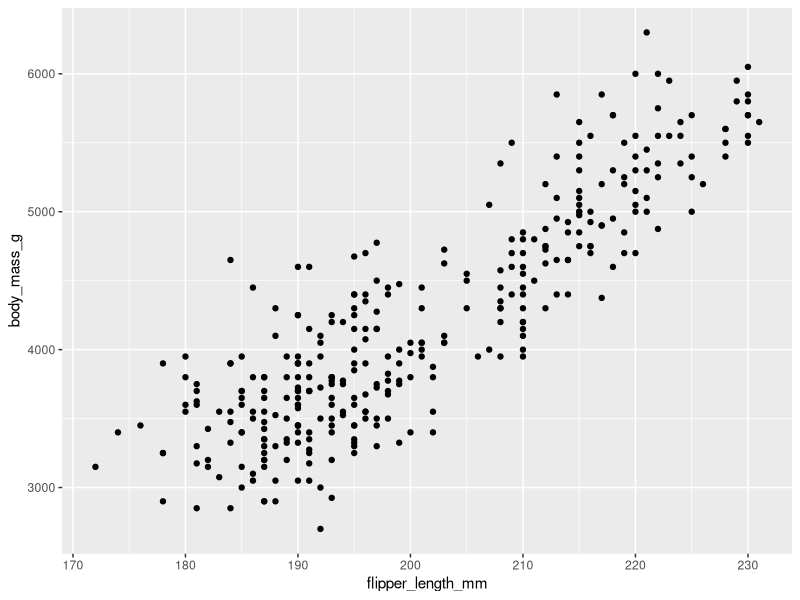
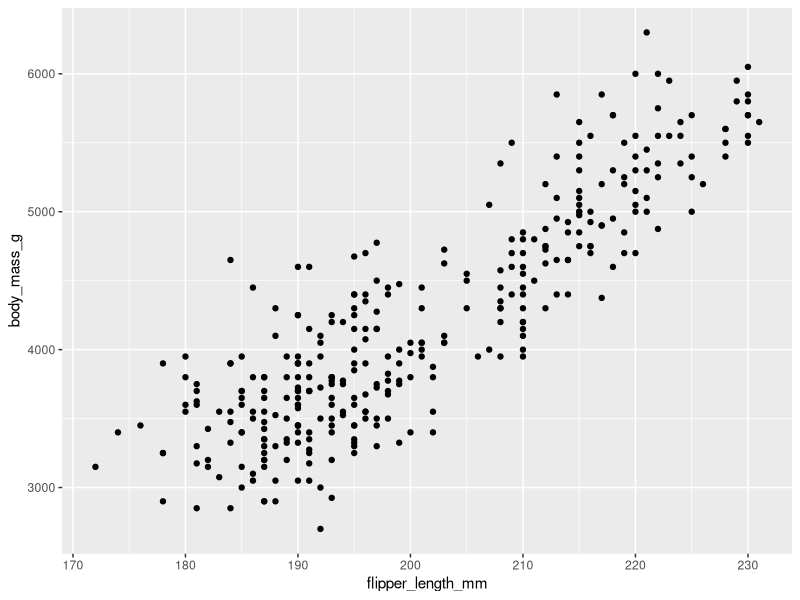
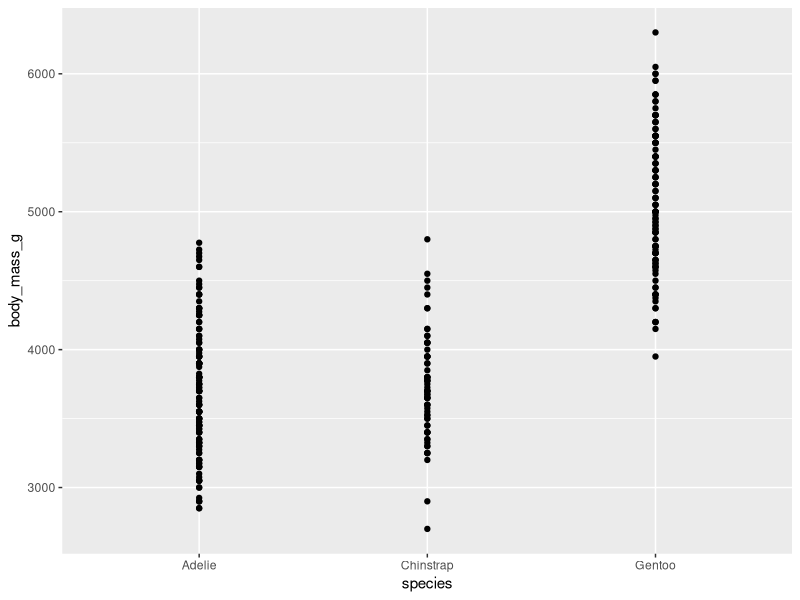
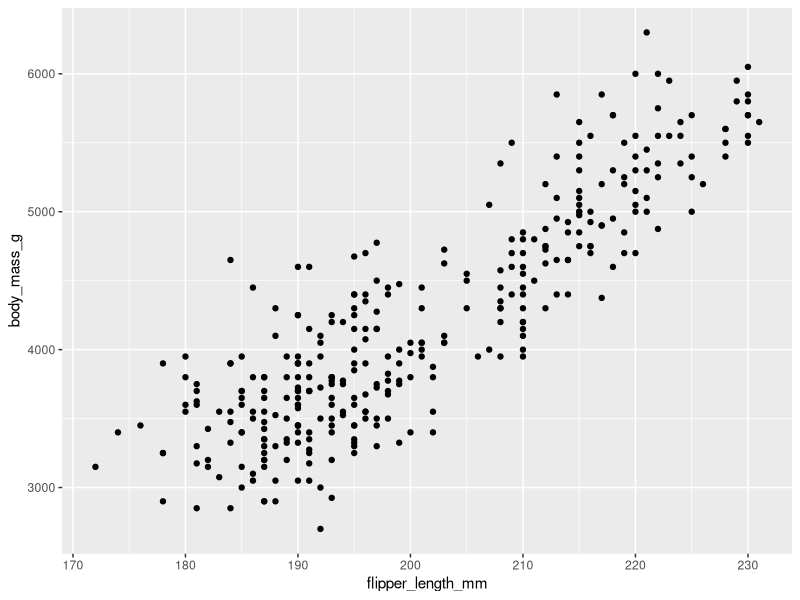
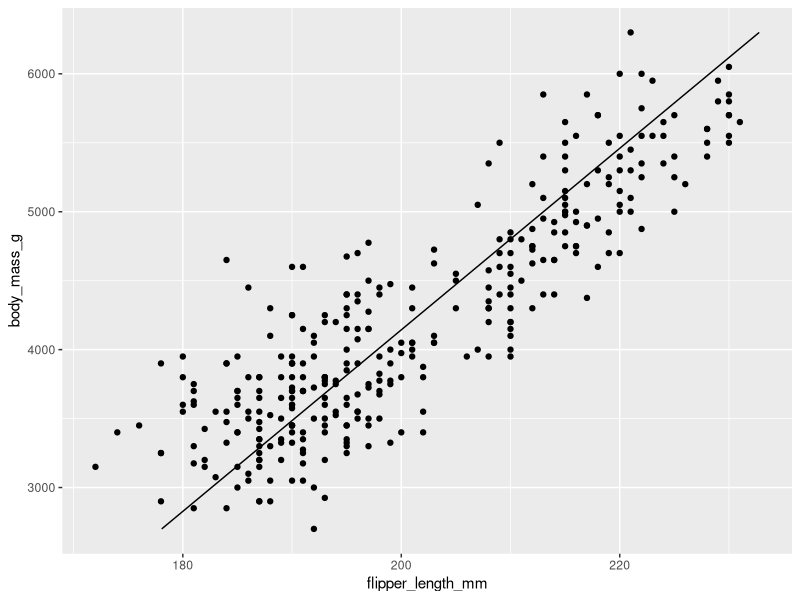
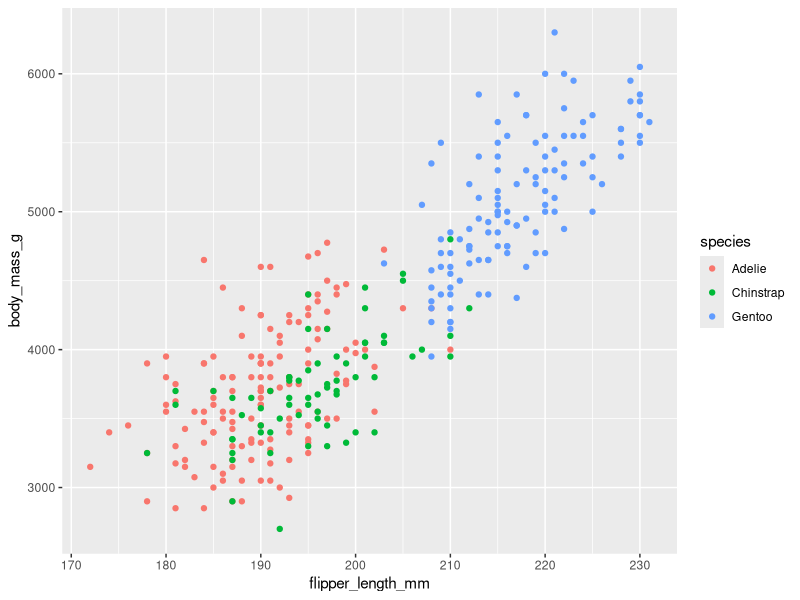
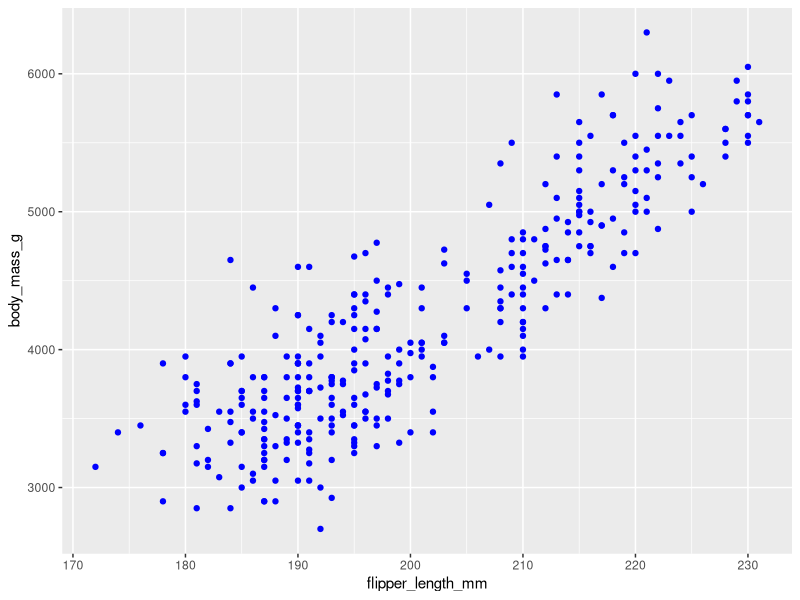
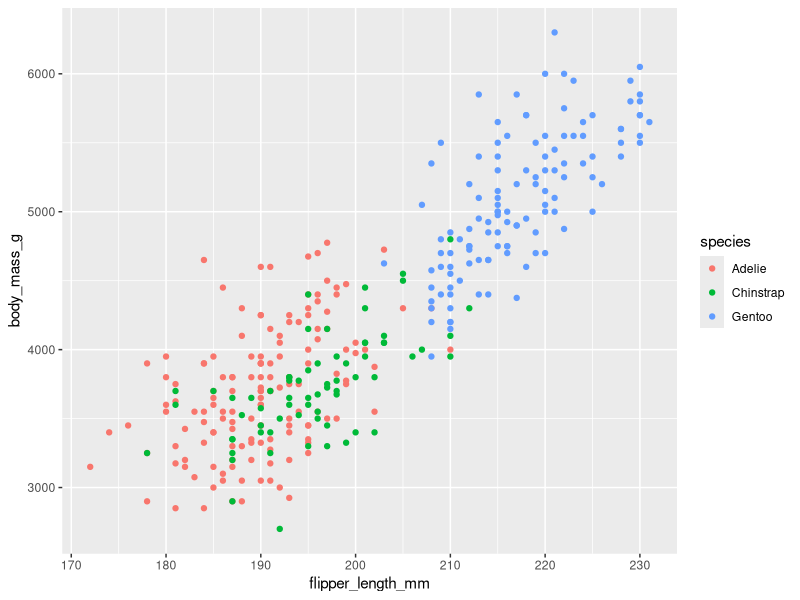

These figures' R source, in order:
## ---- chunk 1
#| echo: false
#NOTICE: For the ones working on this notebook, the code is not relevant for you and just used to setup the notebook
library(knitr)
knitr::opts_chunk$set(eval=TRUE, cache=FALSE, message=FALSE, warning=FALSE, 
                      comment = "", results="markup")
## ---- chunk 2
#load packages
library(tidyverse)      #tools for transforming data
library(palmerpenguins)
## ---- chunk 3
#get a first look at the penguin dataset
head(penguins)
## ---- chunk 4
#view the data structure of the penguin data
str(penguins)
## ---- chunk 5
summary(penguins)
## ---- chunk 6
#discard rows with NAs
penguins_clean <-
  penguins |> 
  drop_na()

#sanity check to control whether 11 rows were dropped
#print the dimensions for our original dataset
print(dim(penguins))

#print the dimensions for our cleaned dataset
print(dim(penguins_clean))
## ---- chunk 7
ggplot(penguins_clean, aes(x = flipper_length_mm, y = body_mass_g)) +
  geom_point()
## ---- chunk 8
ggplot(penguins_clean, aes(flipper_length_mm, body_mass_g)) +
  geom_point()
## ---- chunk 9
ggplot(penguins_clean, aes(x = species, y = body_mass_g)) + 
  geom_point()
## ---- chunk 10
#save our first layer in the plt_pengs variable
plt_pengs <- ggplot(penguins_clean, aes(flipper_length_mm, body_mass_g))

#add the second layer to plt_pengs to generate a scatter plot
plt_pengs +
  geom_point()
## ---- chunk 11
#create linear model
mod <- lm(flipper_length_mm ~ body_mass_g, data = penguins_clean)

#create a dataframe of 200 body mass values
grid <- data_frame(body_mass_g = seq(min(penguins_clean$body_mass_g), max(penguins_clean$body_mass_g), length = 200))

#predict the flipper length based on our model and our dataframe
grid$flipper_length_mm <- predict(mod, newdata = grid)
## ---- chunk 12
ggplot(penguins_clean, aes(flipper_length_mm, body_mass_g)) +
  geom_point() +
  geom_line(data = grid)
## ---- chunk 13
ggplot(penguins_clean, aes(flipper_length_mm, body_mass_g, color = species)) +
  geom_point()
## ---- chunk 14
ggplot(penguins_clean, aes(flipper_length_mm, body_mass_g)) +
  geom_point(color = "blue")
## ---- chunk 15
ggplot(penguins_clean, aes(flipper_length_mm, body_mass_g)) +
  geom_point(aes(color = species))
## ---- chunk 16
ggplot(penguins_clean, aes(flipper_length_mm, bill_length_mm, color = island)) +
  geom_point()
## ---- chunk 17
ggplot(penguins_clean, aes(flipper_length_mm, body_mass_g, size = bill_depth_mm)) +
  geom_point()
## ---- chunk 18
ggplot(penguins_clean, aes(flipper_length_mm, body_mass_g, shape = species)) +
  geom_point()
## ---- chunk 19
ggplot(penguins_clean, aes(flipper_length_mm, body_mass_g, shape = factor(year))) +
  geom_point()
## ---- chunk 20
ggplot(penguins_clean, aes(flipper_length_mm, body_mass_g)) +
  geom_point(alpha = 0.2)
## ---- chunk 21
#question 1
ggplot(penguins_clean, aes(flipper_length_mm, body_mass_g, shape = sex, color = island)) +
  geom_point(size = 2, alpha = 0.5)
## ---- chunk 22
#question 2
ggplot(penguins_clean, aes(flipper_length_mm, body_mass_g,  color = island)) +
  geom_point(shape = 21)
## ---- chunk 23
#question 3
ggplot(penguins_clean, aes(flipper_length_mm, body_mass_g,  fill = island)) +
  geom_point(shape = 21)
## ---- chunk 24
#use the default but add the default option for the position argument
ggplot(penguins_clean, aes( x =flipper_length_mm , y = body_mass_g , color = species)) +
  geom_point(position = "identity")
## ---- chunk 25
ggplot(penguins_clean, aes( x =flipper_length_mm , y = body_mass_g , color = species)) +
  geom_point(position = "jitter")
## ---- chunk 26
ggplot(penguins_clean, aes( x =flipper_length_mm , y = body_mass_g , color = species)) +
  geom_point(position = position_jitter(width = 0.4))
## ---- chunk 27
ggplot(penguins_clean, aes( x =flipper_length_mm , y = body_mass_g , color = species)) +
  geom_point(position = position_jitter(width = 0.1, seed = 136))
## ---- chunk 28
ggplot(penguins_clean, aes(species)) +
  geom_bar()
## ---- chunk 29
peng_summary<- penguins_clean |> 
  #select the variables we want to work with
  select(species, flipper_length_mm) |> 
  #group our data by species
  group_by(species) |> 
  #get summary stats
  summarize(observations = n()) |> 
  arrange(desc(observations))

#view the data
peng_summary
## ---- chunk 30
ggplot(peng_summary, aes(x = species, y = observations)) +
  geom_bar(stat = "identity")
## ---- chunk 31
ggplot(peng_summary, aes(x = species, y = observations)) +
  geom_col()
## ---- chunk 32
levels(peng_summary$species)
## ---- chunk 33
ggplot(peng_summary, aes(x = fct_reorder(species, observations), y = observations)) +
  geom_col() +
  labs(x = "Species")
## ---- chunk 34
ggplot(peng_summary, aes(x = fct_reorder(species, observations, .desc = TRUE), y = observations)) +
  geom_col() +
  labs(x = "Species")
## ---- chunk 35
ggplot(penguins_clean, aes(fct_infreq(species))) +
  geom_bar()
## ---- chunk 36
ggplot(penguins_clean, aes(fct_rev(fct_infreq(species)))) +
  geom_bar()
## ---- chunk 37
ggplot(penguins_clean, aes(x = year, fill = sex)) +
  geom_bar()
## ---- chunk 38
ggplot(penguins_clean, aes(x = year, fill = sex)) +
  geom_bar(position = "fill")
## ---- chunk 39
ggplot(penguins_clean, aes(x = year, fill = sex)) +
  geom_bar(position = "dodge")
## ---- chunk 40
ggplot(penguins_clean, aes(x = year, fill = fct_infreq(species))) +
  geom_bar(position = "dodge")
## ---- chunk 41
ggplot(penguins_clean, aes(x = species, y = body_mass_g)) +
  geom_boxplot()
## ---- chunk 42
ggplot(penguins_clean, aes(x = species, y = body_mass_g)) +
  geom_boxplot() + 
  geom_point(position = position_jitter())
## ---- chunk 43
ggplot(penguins_clean, aes(x = species, y = body_mass_g, fill = factor(year))) +
  geom_boxplot() +
  geom_point(position = position_jitterdodge())
## ---- chunk 44
ggplot(penguins_clean, aes(x = species, y = body_mass_g, fill = island)) +
  geom_boxplot()
## ---- chunk 45
ggplot(penguins_clean, aes(x = species, y = body_mass_g, fill = island)) +
  geom_boxplot(position = position_dodge(preserve = "single"))
## ---- chunk 46
ggplot(penguins_clean, aes(x = species, y = body_mass_g, fill = factor(year))) +
  geom_violin() + 
  geom_point(alpha = 0.3, position = position_jitterdodge())
## ---- chunk 47
ggplot(penguins_clean, aes( x = flipper_length_mm )) +
  geom_histogram() 
## ---- chunk 48
ggplot(penguins_clean, aes( x =flipper_length_mm )) +
  geom_histogram(binwidth = 5) 
## ---- chunk 49
ggplot(penguins_clean, aes( x =flipper_length_mm )) +
  geom_histogram(binwidth = 2, center = 0.05) 
## ---- chunk 50
ggplot(penguins_clean, aes( x =flipper_length_mm, fill = species)) +
  geom_histogram(binwidth = 2, center = 0.05) 
## ---- chunk 51
ggplot(penguins_clean, aes( x =flipper_length_mm, fill = species)) +
  geom_histogram(binwidth = 2, center = 0.05, position = "dodge") 
## ---- chunk 52
ggplot(penguins_clean, aes( x =flipper_length_mm, fill = species)) +
  geom_histogram(binwidth = 2, center = 0.05, position = "fill") 
## ---- chunk 53
ggplot(penguins_clean, aes( x =body_mass_g, fill = island )) +
  geom_histogram(alpha = 0.5)
## ---- chunk 54
head(beaver1)
## ---- chunk 55
str(beaver1)
## ---- chunk 56
summary(beaver1)
## ---- chunk 57
ggplot(beaver1, aes(x = time, y = temp)) +
  geom_line()
## ---- chunk 58
ggplot(beaver1, aes(x = time, y = temp, color = activ)) +
  geom_line()
## ---- chunk 59
#add a new colum for the specimen for beaver1 and 2
beaver1$species = "beaver1"
beaver2$species = "beaver2"

#combine the two datasets
beaver_all <- rbind(beaver1, beaver2)

#control the number of observations
dim(beaver_all)
## ---- chunk 60
ggplot(beaver_all, aes(x = time, y = temp, linetype = species)) +
  geom_line()
## ---- chunk 61
ggplot(beaver_all, aes(x = time, y = temp, color = species)) +
  geom_line(linewidth = 1.5)
## ---- chunk 62
ggplot(penguins_clean, aes(flipper_length_mm, body_mass_g)) +
  geom_point() +
  geom_smooth()
## ---- chunk 63
ggplot(penguins_clean, aes(flipper_length_mm, body_mass_g)) +
  geom_point() +
  geom_smooth(method = "lm")
## ---- chunk 64
ggplot(penguins_clean, aes(x =bill_length_mm, y = body_mass_g, color = species )) + 
  geom_point() +
  geom_smooth(se = FALSE, method = "lm")
## ---- chunk 65
ggplot(penguins_clean, aes(x =bill_length_mm, y = body_mass_g, color = species )) + 
  geom_point() +
  geom_smooth(method = "lm", fullrange = TRUE)
## ---- chunk 66
library(ggpubr)
## ---- chunk 67
ggplot(penguins_clean, aes(flipper_length_mm, body_mass_g)) +
  geom_point() +
  geom_smooth(method = "lm") +
  #plot both the r2 (rr) and p-value next to each other, separated by a comma
  stat_cor(label.y = 6200, aes(label = paste(..rr.label.., ..p.label.., sep = "~`,`~"))) +
  #plot the regression equation
  stat_regline_equation(label.y = 6000) 
## ---- chunk 68
ggplot(penguins_clean, aes(bill_length_mm, bill_depth_mm   )) +
  geom_point(alpha = 0.5) +
  geom_smooth(method = "lm") +
  stat_cor(label.y = 22, aes(label = paste(..rr.label.., ..p.label.., sep = "~`,`~"))) +
  stat_regline_equation(label.y = 21.5) 
## ---- chunk 69
ggplot(penguins_clean, aes(bill_length_mm,  fill = species)) +
  geom_histogram()
## ---- chunk 70
ggplot(penguins_clean, aes(bill_length_mm)) +
  geom_histogram() + 
  facet_grid(rows = vars(species))
## ---- chunk 71
ggplot(penguins_clean, aes(bill_length_mm)) +
  geom_histogram() + 
  facet_grid(species ~ .)
## ---- chunk 72
ggplot(penguins_clean, aes(bill_length_mm)) +
  geom_histogram() + 
  facet_grid(cols = vars(species))
## ---- chunk 73
ggplot(penguins_clean, aes(bill_length_mm)) +
  geom_histogram() + 
  facet_grid(rows = vars(species, year))
## ---- chunk 74
ggplot(penguins_clean, aes(bill_length_mm)) +
  geom_histogram() + 
  facet_grid(rows = vars(species), cols = vars(year))
## ---- chunk 75
ggplot(penguins_clean, aes(bill_length_mm)) +
  geom_histogram() + 
  facet_grid(vars(year), vars(species))
## ---- chunk 76
ggplot(penguins_clean, aes(bill_length_mm)) +
  geom_histogram() + 
  facet_grid(cols = vars(year), rows = vars(species), scales = "free")
## ---- chunk 77
#duplicate our dataframe but remove the column we want to use to facet
#this way facet_grid won't separate the points by species for this dataframe
df2 <- penguins_clean |> 
  select(-species)

ggplot(penguins_clean, aes(x =bill_length_mm, y = body_mass_g )) + 
  #add all datapoints to the facets by using our second dataframe
  geom_point(data = df2, color = "grey", alpha = 0.5) +
  #assign the species to the color aesthetic
  geom_point(aes(color = species)) +
  #facet the data
  facet_grid(cols = vars(species))
## ---- chunk 78
#question 1
ggplot(penguins_clean, aes(x =bill_length_mm, y = body_mass_g )) + 
  geom_point() +
  geom_smooth(method = "lm", color = "grey") + 
  facet_grid(cols = vars(species))
## ---- chunk 79
#question 2
ggplot(penguins_clean, aes(x =bill_length_mm, y = body_mass_g )) + 
  geom_point() +
  geom_smooth(method = "lm", color = "grey") + 
  facet_grid(cols = vars(species), scales = "free")
## ---- chunk 80
#question3
ggplot(penguins_clean, aes(body_mass_g)) +
  geom_histogram() + 
  facet_grid(cols = vars(species), rows = vars(island))
## ---- chunk 81
#question4
ggplot(penguins_clean, aes(body_mass_g)) +
  geom_histogram() + 
  facet_wrap(vars(species, island))
## ---- chunk 82
ggplot(penguins_clean, aes( x =flipper_length_mm , y = body_mass_g , color = species)) +
  geom_point(position = "jitter") +
  scale_y_continuous("Body mass (g)") +
  scale_x_continuous("Flipper length (cm)") +
  scale_color_discrete("Penguin species")
## ---- chunk 83
ggplot(penguins_clean, aes( x =flipper_length_mm , y = body_mass_g , color = species)) +
  geom_point(position = "jitter") +
  scale_y_reverse() 
## ---- chunk 84
ggplot(penguins_clean, aes( x =flipper_length_mm , y = body_mass_g , color = species)) +
  geom_point(position = "jitter") +
  ylim(0,6500)
## ---- chunk 85
ggplot(penguins_clean, aes( x =flipper_length_mm , y = body_mass_g , color = species)) +
  geom_point(position = "jitter") +
  expand_limits(x=0, y=0)
## ---- chunk 86
ggplot(penguins_clean, aes( x =flipper_length_mm , y = body_mass_g , color = species)) +
  geom_point(position = "jitter") +
  scale_x_continuous(limits = c(0,250)) +
  scale_y_continuous(limits = c(0,7000))
## ---- chunk 87
ggplot(penguins_clean, aes( x =flipper_length_mm , y = body_mass_g , color = species)) +
  geom_point(position = "jitter") +
  scale_x_continuous(limits = c(0,250)) +
  scale_y_continuous(limits = c(0, max(penguins_clean$body_mass_g) + 1 ))
## ---- chunk 88
ggplot(penguins_clean, aes( x =flipper_length_mm , y = body_mass_g , color = species)) +
  geom_point(position = "jitter") +
  scale_x_continuous(limits = c(0,250), breaks = seq(0,250,25)) +
  scale_y_continuous(limits = c(0,7000))
## ---- chunk 89
ggplot(penguins_clean, aes( x =flipper_length_mm , y = body_mass_g , color = species)) +
  geom_point(position = "jitter") +
  scale_x_continuous(limits = c(0,250), 
                     breaks = seq(0,250,25),
                     expand = c(0,0)) +
  scale_y_continuous(limits = c(0,7000),
                     expand = c(0,0))
## ---- chunk 90
ggplot(penguins_clean, aes( x =flipper_length_mm , y = body_mass_g , color = species)) +
  geom_point(position = "jitter") +
  scale_color_discrete("Penguin species", 
                       labels = c("Ad", "Ch", "Ge"))
## ---- chunk 91
ggplot(penguins_clean, aes( x =flipper_length_mm , y = body_mass_g , color = species)) +
  geom_point(position = "jitter") +
  labs(x = "Flipper length (cm)" , 
       y = "Body mass (g)",
       color = "Penguin species" )
## ---- chunk 92
ggplot(penguins_clean, aes( x =flipper_length_mm , y = body_mass_g , color = species)) +
  geom_point(position = "jitter") +
  ggtitle("Comparing the body mass (g) and \nflipper length (mm) of three different penguin species")
## ---- chunk 93
ggplot(penguins_clean, aes( x =flipper_length_mm , y = body_mass_g , color = species)) +
  geom_point(position = "jitter") +
  scale_color_brewer(palette = "Spectral")
## ---- chunk 94
#lets start by defining some color vectors
palette <- c(Gentoo = "#377EB8", Chinstrap = "#E41A1C", Adelie = "purple")
palette2 <- c("#377EB8",  "#E41A1C", "purple")

ggplot(penguins_clean, aes( x =flipper_length_mm , y = body_mass_g , color = species)) +
  geom_point(position = "jitter") +
  scale_color_manual("Penguins", values = palette)
## ---- chunk 95
ggplot(penguins_clean, aes( x =flipper_length_mm , y = body_mass_g , color = species)) +
  geom_point(position = "jitter") +
  scale_color_manual("Penguins", values = palette2)
## ---- chunk 96
ggplot(penguins_clean, aes( x = bill_length_mm, y = body_mass_g, color = species  )) +
  geom_point() +
  theme(axis.title = element_text(color = "blue"))
## ---- chunk 97
ggplot(penguins_clean, aes( x = bill_length_mm, y = body_mass_g, color = species  )) +
  geom_point() +
  theme(axis.line.x = element_line(color = "blue"))
## ---- chunk 98
ggplot(penguins_clean, aes( x = bill_length_mm, y = body_mass_g, color = species  )) +
  geom_point() + 
  theme(line = element_blank(),
        rect = element_blank(),
        text = element_blank())
## ---- chunk 99
#question 1
ggplot(penguins_clean, aes( x = bill_length_mm, y = body_mass_g, color = species  )) +
  geom_jitter(alpha =0.6) + 
  theme(legend.position = "none")
## ---- chunk 100
#question 2
ggplot(penguins_clean, aes( x = bill_length_mm, y = body_mass_g, color = species  )) +
  geom_jitter(alpha =0.6) + 
  theme(legend.position = "bottom")
## ---- chunk 101
#question 3
ggplot(penguins_clean, aes( x = bill_length_mm, y = body_mass_g, color = species  )) +
  geom_jitter(alpha =0.6) + 
  theme(legend.position = c(0.6, 0.1))
## ---- chunk 102
ggplot(penguins_clean, aes( x = bill_length_mm, y = body_mass_g, color = species  )) +
  geom_jitter(alpha =0.6) + 
  theme(panel.background = element_rect(fill = "white", color = "grey"),
        legend.key = element_rect(fill = NA) )
## ---- chunk 103
ggplot(penguins_clean, aes( x = bill_length_mm, y = body_mass_g, color = species  )) +
  geom_jitter(alpha =0.6) +
  theme(axis.ticks = element_blank(),
        panel.grid = element_blank())
## ---- chunk 104
ggplot(penguins_clean, aes( x = bill_length_mm, y = body_mass_g, color = species  )) +
  geom_jitter(alpha =0.6) +
  theme(axis.ticks = element_blank(),
        panel.grid = element_blank(),
        panel.grid.major = element_line(color = "black", size = 0.5, linetype = "dotted"))
## ---- chunk 105
ggplot(penguins_clean, aes( x = bill_length_mm, y = body_mass_g, color = species  )) +
  geom_jitter(alpha =0.6) +
  ggtitle("Penguins are fun") +
  theme(axis.text = element_text(color = "grey"),
        plot.title = element_text(size = 16, face = "italic"))
## ---- chunk 106
ggplot(penguins_clean, aes( x = bill_length_mm, y = body_mass_g, color = species  )) +
  geom_jitter(alpha =0.6) +
  theme(axis.ticks.length = unit(12, "points"))
## ---- chunk 107
ggplot(penguins_clean, aes( x = bill_length_mm, y = body_mass_g, color = species  )) +
  geom_jitter(alpha =0.6) +
  theme(legend.margin = margin(20,30,40,50, "pt"))
## ---- chunk 108
#question1
ggplot(penguins_clean, aes( x = bill_length_mm, y = body_mass_g, color = species  )) +
  geom_jitter(alpha =0.6) +
  theme(legend.key.size = unit(3, "cm"))
## ---- chunk 109
#question2
ggplot(penguins_clean, aes( x = bill_length_mm, y = body_mass_g, color = species  )) +
  geom_jitter(alpha =0.6) +
  theme(plot.margin = margin(10,30,50,70, "mm"))
## ---- chunk 110
ggplot(penguins_clean, aes(bill_length_mm)) +
  geom_histogram() + 
  facet_grid(species ~ year, scales = "free") +
  theme(strip.text = element_text(size=12, face="bold"),
        strip.background = element_rect(colour="black", fill="white",linetype="solid")) 
## ---- chunk 111
z <-
  ggplot(penguins_clean, aes( x = bill_length_mm, y = body_mass_g, color = species  )) +
  geom_jitter(alpha =0.6) +
  scale_x_continuous("Bill_length (cm)") +
  scale_y_continuous("Body weight (g)") +
  scale_color_brewer("Penguins", palette = "Dark2", labels = c("Ad", "Ch", "Ge"))

z
## ---- chunk 112
z + theme(text = element_text(family = "serif", size = 14),
          rect = element_blank(),
          panel.grid = element_blank(),
          axis.line = element_line(color = "black"))

## ---- chunk 113
theme_pengs <- theme(text = element_text(family = "serif", size = 14),
          rect = element_blank(),
          panel.grid = element_blank(),
          axis.line = element_line(color = "black"))
## ---- chunk 114
z + theme_pengs
## ---- chunk 115
m <- ggplot(penguins_clean, aes(x = body_mass_g)) +
  geom_histogram() +
  scale_x_continuous(expand = c(0,0))+
  scale_y_continuous(expand = c(0,0)) 

m
## ---- chunk 116
m + theme_pengs
## ---- chunk 117
m + 
  theme_pengs +
  theme(axis.line.x = element_blank())
## ---- chunk 118
z +
  theme_classic()
## ---- chunk 119
z +
  theme_classic() +
  theme(text = element_text(family = "serif"))
## ---- chunk 120
ggplot(penguins_clean, aes( x = bill_length_mm, y = body_mass_g, color = species  )) +
  geom_jitter(alpha =0.6) +
  theme_bw()
